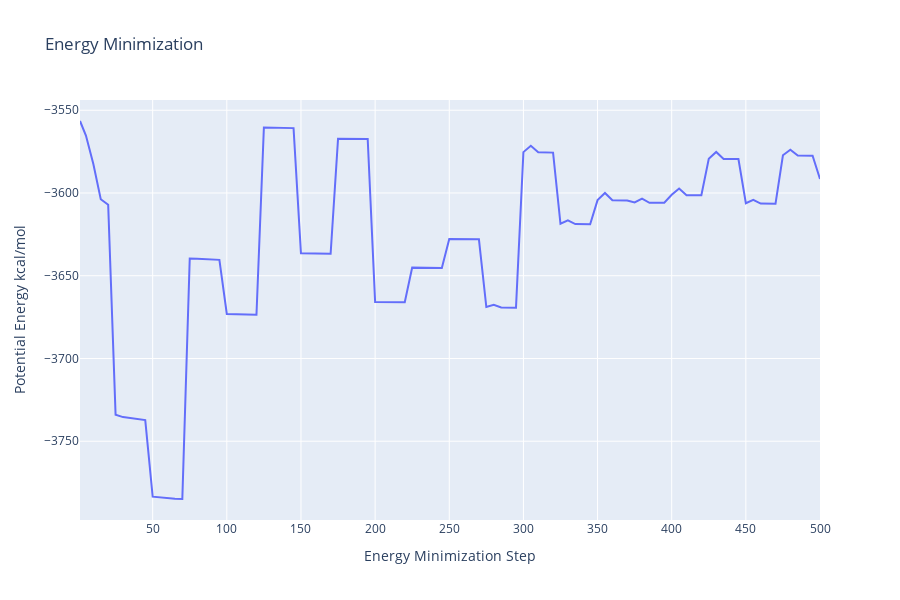

Source (notebook cell):
### Code cell
import plotly.graph_objs as go

with open(output_n_min_dat_path, 'r') as energy_file:
    x, y = zip(*[
        (float(line.split()[0]), float(line.split()[1]))
        for line in energy_file
        if not line.startswith(("#", "@"))
        if float(line.split()[1]) < 1000
    ])

# Create a scatter plot
fig = go.Figure(data=go.Scatter(x=x, y=y, mode='lines'))

# Update layout
fig.update_layout(title="Energy Minimization",
                  xaxis_title="Energy Minimization Step",
                  yaxis_title="Potential Energy kcal/mol",
                  height=600)

# Show the figure (renderer changes for colab and jupyter)
rend = 'colab' if 'google.colab' in sys.modules else ''
fig.show(renderer=rend)

### Figure 1 — Plotly figure (JSON) as saved in the notebook; plotly's stock layout.template omitted (floating-point values rounded to 4 significant figures)
{"data": [{"mode": "lines", "type": "scatter", "x": [1, 5, 10, 15, 20, 25, 30, 35, 40, 45, 50, 55, 60, 65, 70, 75, 80, 85, 90, 95, 100, 105, 110, 115, 120, 125, 130, 135, 140, 145, 150, 155, 160, 165, 170, 175, 180, 185, 190, 195, 200, 205, 210, 215, 220, 225, 230, 235, 240, 245, 250, 255, 260, 265, 270, 275, 280, 285, 290, 295, 300, 305, 310, 315, 320, 325, 330, 335, 340, 345, 350, 355, 360, 365, 370, 375, 380, 385, 390, 395, 400, 405, 410, 415, 420, 425, 430, 435, 440, 445, 450, 455, 460, 465, 470, 475, 480, 485, 490, 495, 500], "y": [-3556.0, -3565.0, -3582.0, -3604.0, -3607.0, -3734, -3735.0, -3736, -3737.0, -3737.0, -3784.0, -3784, -3784.0, -3785.0, -3785.0, -3640.0, -3640.0, -3640.0, -3640.0, -3640.0, -3673.0, -3673.0, -3673.0, -3674.0, -3674.0, -3560.0, -3560.0, -3561.0, -3561.0, -3561.0, -3636.0, -3636.0, -3637.0, -3637.0, -3637.0, -3567.0, -3567.0, -3567.0, -3567.0, -3567.0, -3666.0, -3666.0, -3666.0, -3666, -3666, -3645.0, -3645.0, -3645.0, -3645.0, -3645.0, -3628.0, -3628.0, -3628.0, -3628, -3628, -3669.0, -3668.0, -3669.0, -3669.0, -3669.0, -3575.0, -3572.0, -3575.0, -3576.0, -3576.0, -3619.0, -3616.0, -3619.0, -3619.0, -3619.0, -3604.0, -3600, -3604.0, -3604.0, -3604.0, -3606.0, -3603.0, -3606.0, -3606.0, -3606.0, -3601.0, -3597.0, -3601.0, -3601.0, -3601.0, -3579.0, -3575.0, -3579.0, -3580.0, -3580.0, -3606.0, -3604.0, -3606.0, -3606.0, -3606.0, -3577.0, -3574.0, -3577.0, -3578.0, -3578.0, -3592.0]}], "layout": {"height": 600, "title": {"text": "Energy Minimization"}, "xaxis": {"title": {"text": "Energy Minimization Step"}}, "yaxis": {"title": {"text": "Potential Energy kcal/mol"}}}}
